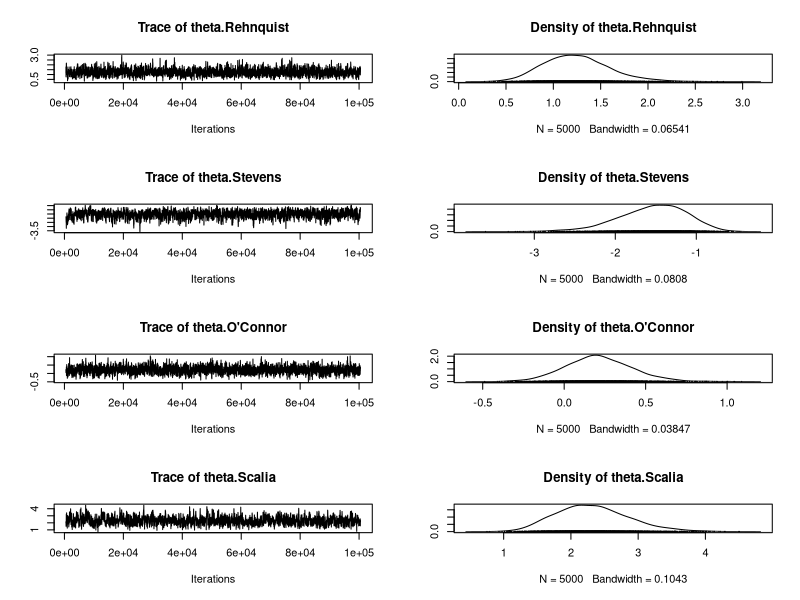
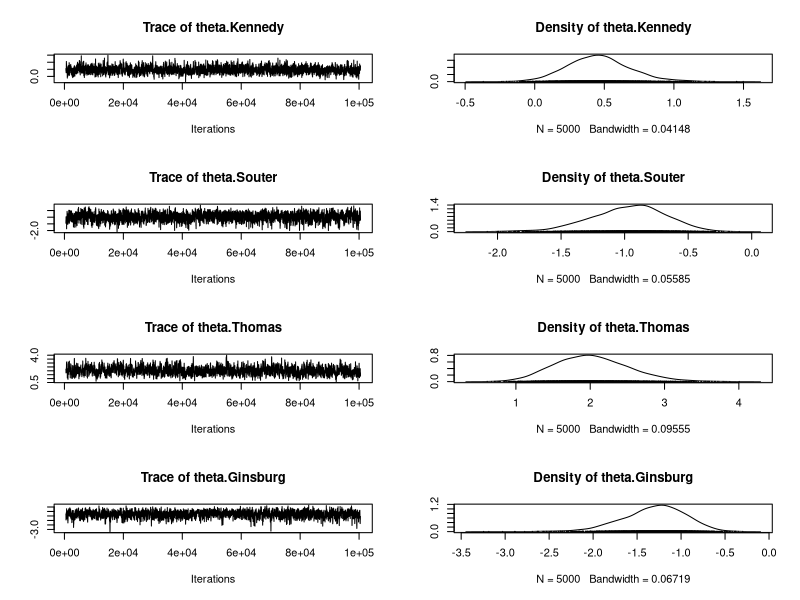
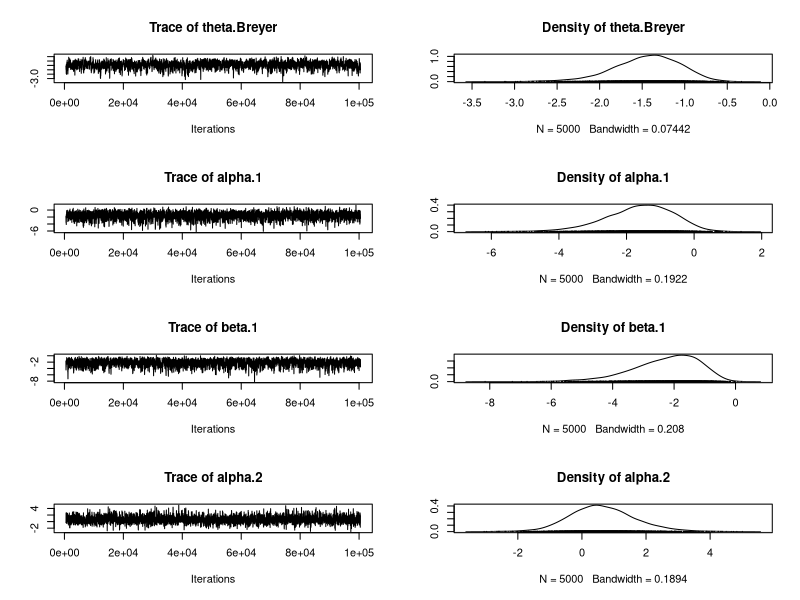
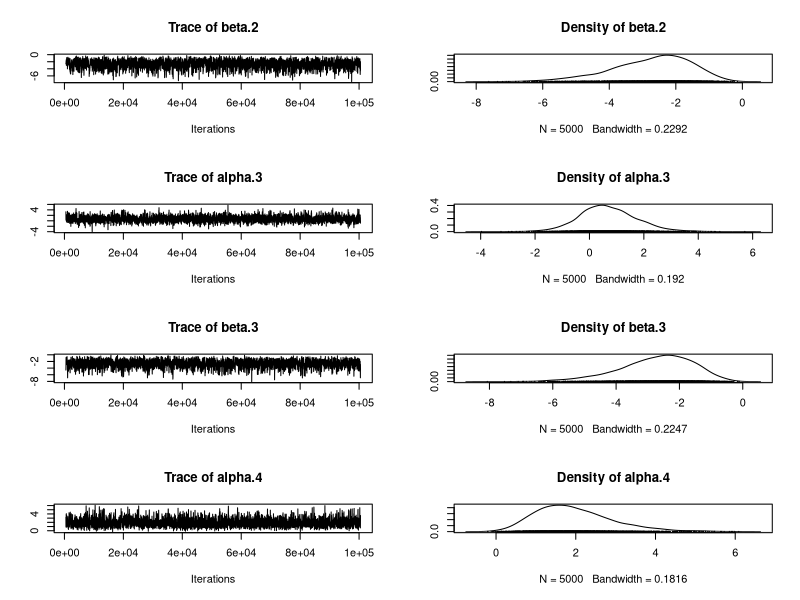
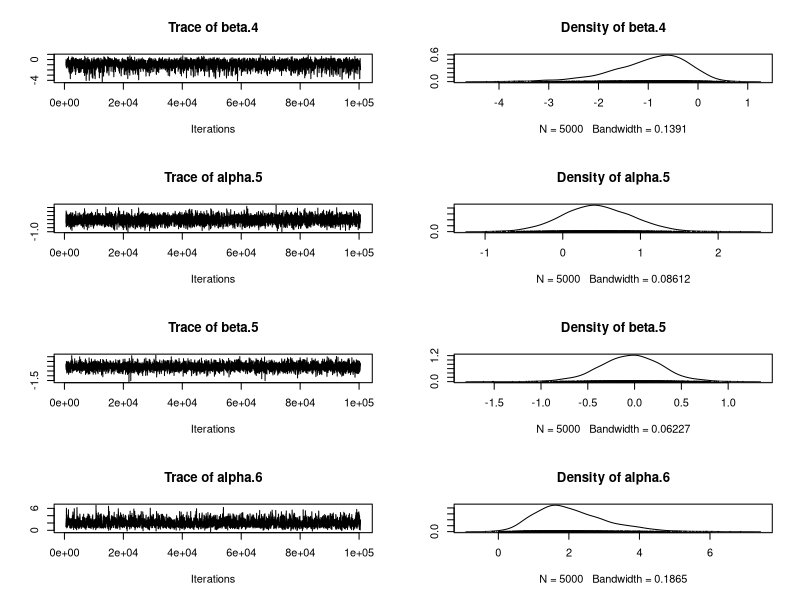
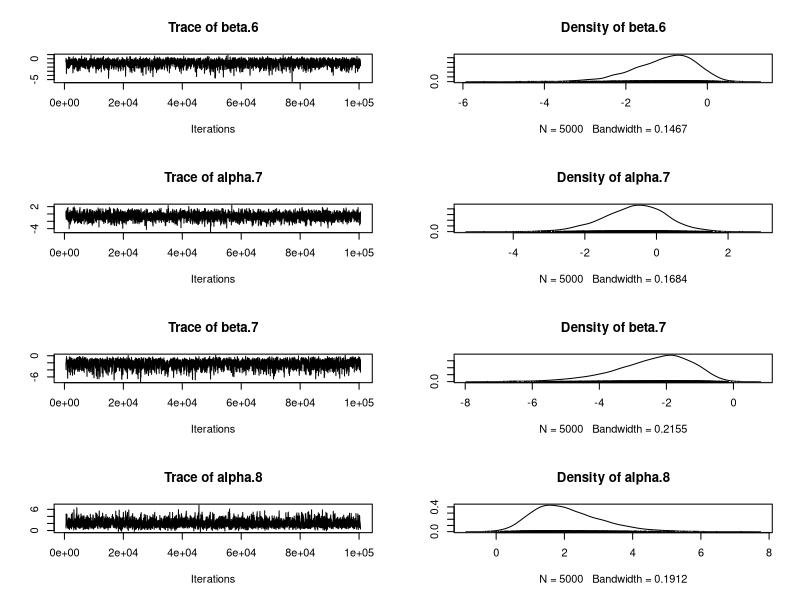
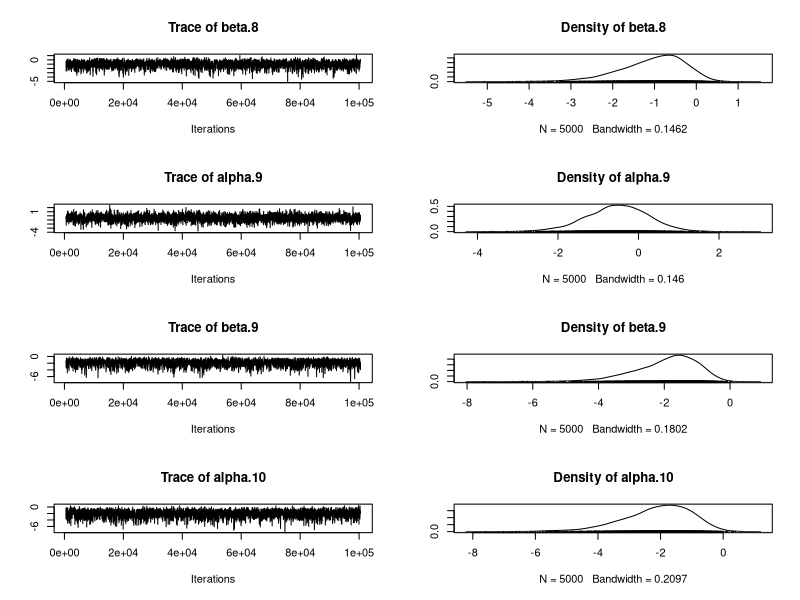
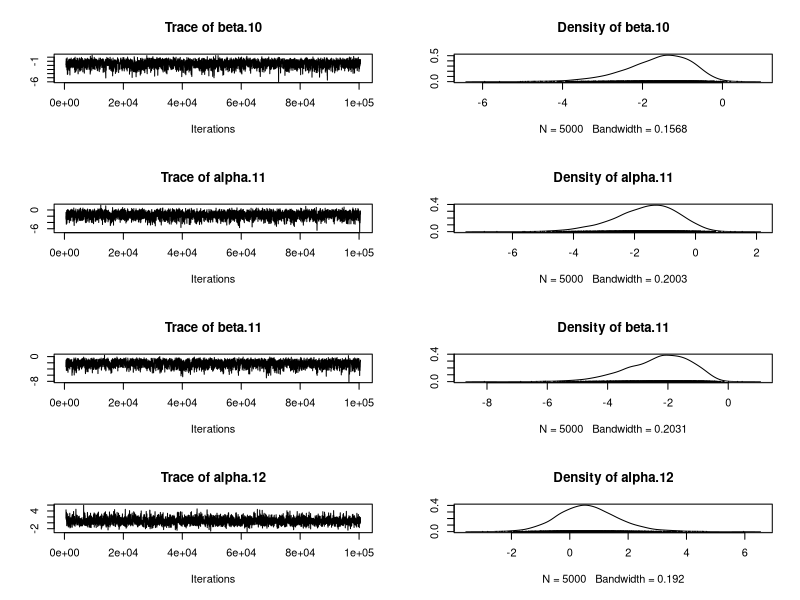

Source code (R) for these figures, in order:
library(MCMCpack)


data(SupremeCourt)

posterior1 <- MCMCirt1d(t(SupremeCourt),
                        theta.constraints=list(Scalia="+", Ginsburg="-"),
                        B0.alpha=.2, B0.beta=.2,
                        burnin=500, mcmc=100000, thin=20, verbose=500,
                        store.item=TRUE)

geweke.diag(posterior1)
plot(posterior1)
summary(posterior1)
